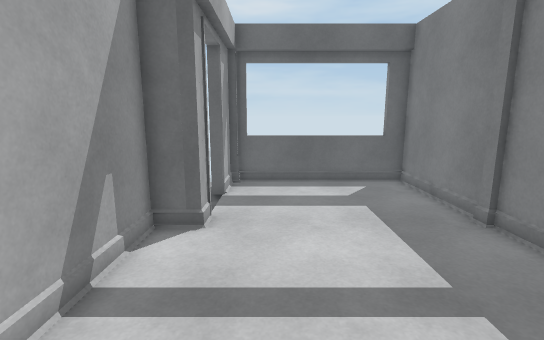
view 1 (above)

18 first-person views from a walk through a scene from a Unity 3-D project. The camera is 1.5 m above the floor, tilts 10° down and sees 85° across. The floor is counted in squares, 0.5 m on a side. Each view is taken from the middle of a square. On the plan, view 1 faces up. The plan holds only what a view shows up to about 20 squares ahead; the rest is blank. The place goes on beyond the plan. Some animated figures are not drawn.

view 2
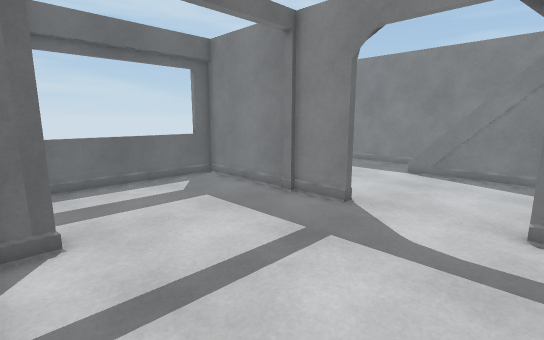

view 3
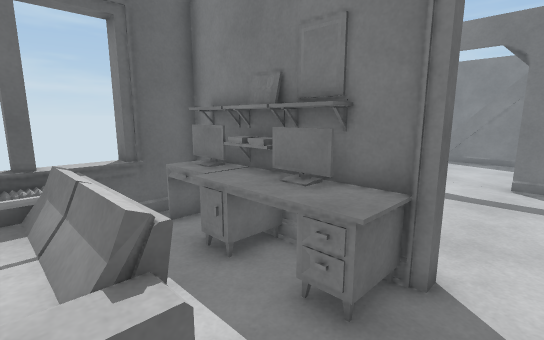

view 4
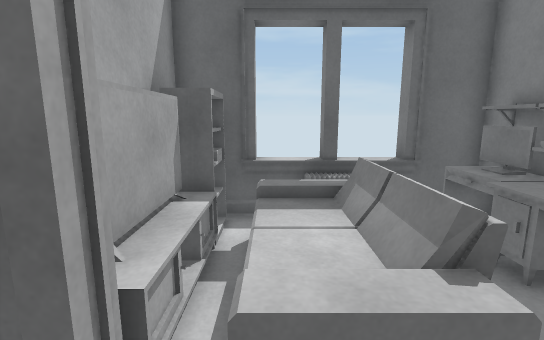

view 5
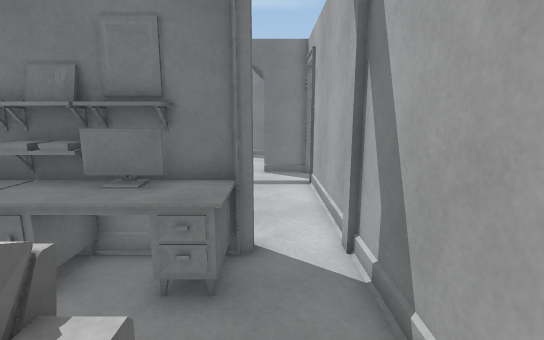

view 6
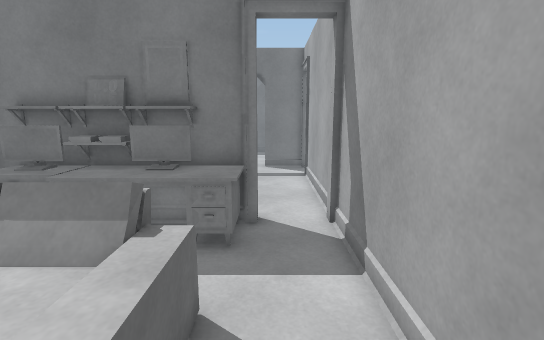

view 7
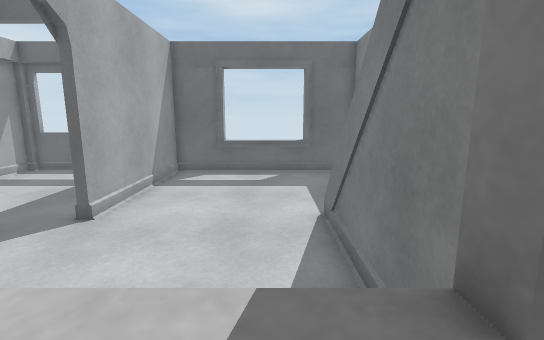

view 8
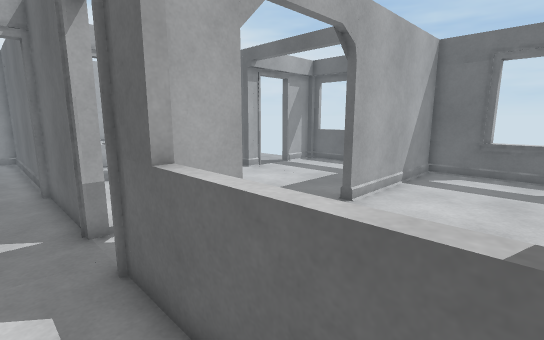

view 9
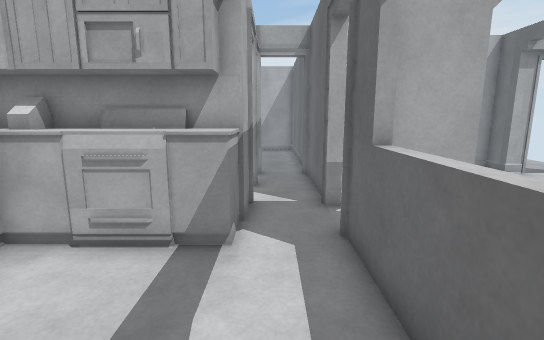

view 10
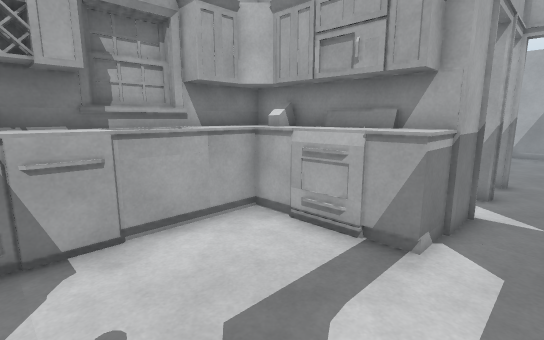

view 11
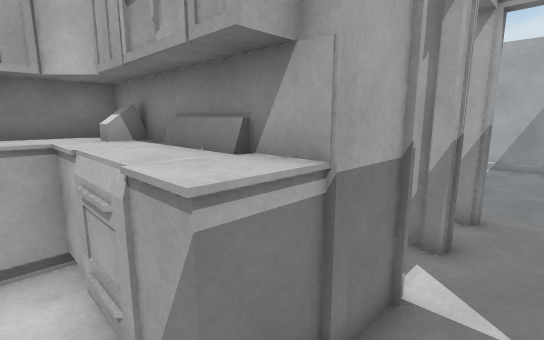

view 12
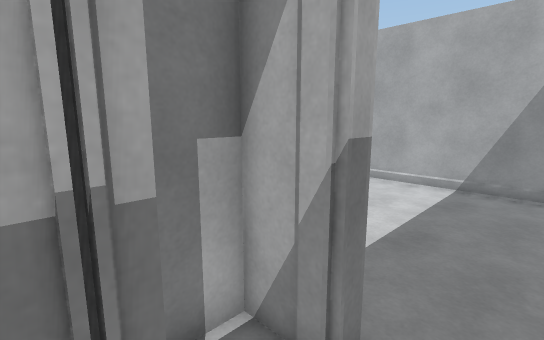

view 13
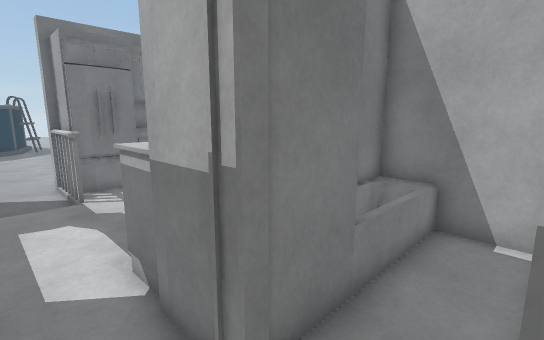

view 14
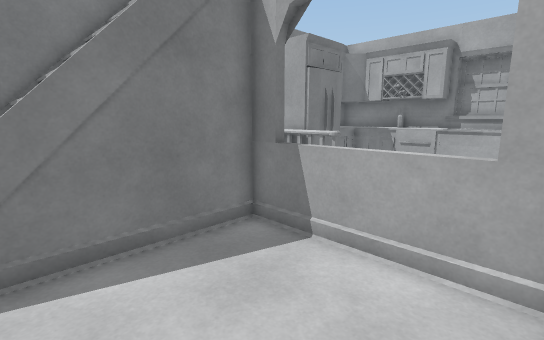

view 15
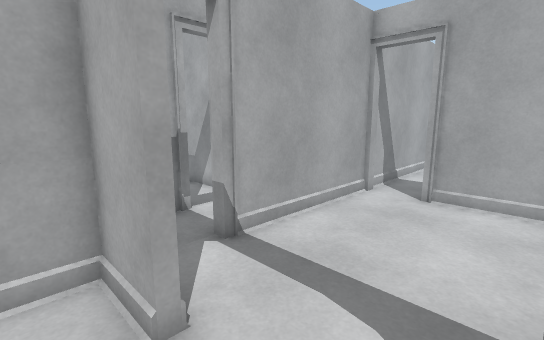

view 16
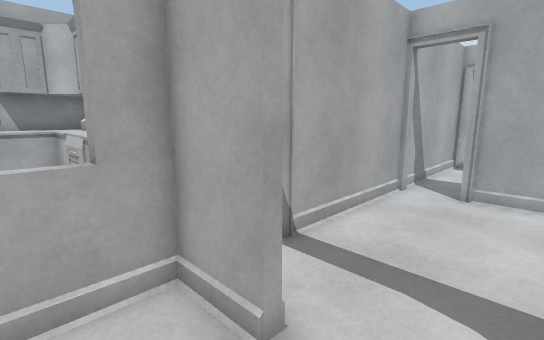

view 17
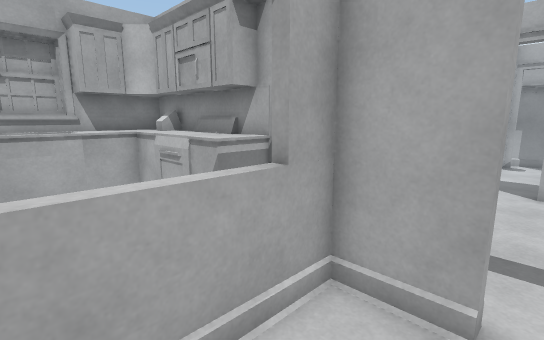

view 18
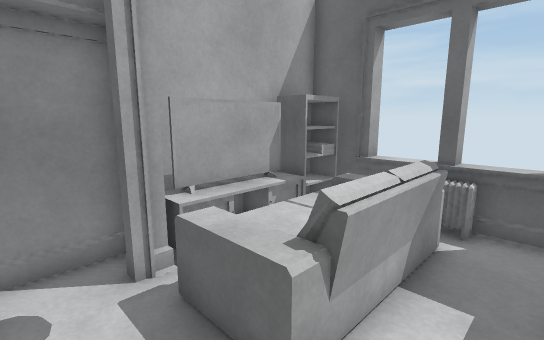

### Floor plan
Key: @ floor where view 1 was taken; # wall or solid block; . floor; = window, fence, low wall or low ledge; ^ raised ledge; O other object.
Columns run from 13 left of view 1 to 14 right of it. Each row starts with its distance up from view 1.
 14            ##======####^^^^#
 13            #.......##.  ..
 12            #.......##.......
 11            ........##.......
 10            ........##.......
  9   ####     ........##.......
  8  ##^^#^#####.......##.......
  7  ##.==..^##........##.......
  6  ##^^^..^##........##......O
  5 #^^^^=..^##................O
  4 #^^^^=..^##................O
  3 #^^^^=..^##................O
  2 ##^^^=..^##................#
  1 ##.^^^..^^#................#
  0 #............@.....##......#
 -1 ###................##......#
 -2  ################..###====##
 -3 # ..........................
 -4 #...........................
 -5 #..........#.##.###=^.....##
 -6 #......... ####.####^.....##
 -7 #.......      #.####^......#
 -8 #....         #..^##^......=
 -9 #..           #..^##^......
-10 #             #..^##^^^^^^^^
-11               ###^####^^####
-12                ###########

Where each view was taken, in squares from view 1:
view 1: 0 up, 0 right, facing up
view 2: 0 up, 3 left, facing up-right
view 3: 1 down, 9 left, facing up-right
view 4: 1 down, 10 left, facing up
view 5: 0 up, 10 left, facing right
view 6: 0 up, 12 left, facing right
view 7: 3 down, 12 right, facing up
view 8: 4 down, 12 right, facing up-left
view 9: 4 down, 13 right, facing left
view 10: 3 down, 13 right, facing down-left
view 11: 3 down, 8 right, facing down-left
view 12: 3 down, 1 right, facing down-left
view 13: 3 down, 1 right, facing down-right
view 14: 4 up, 7 right, facing down-right
view 15: 4 up, 8 right, facing down-left
view 16: 3 up, 9 right, facing down-left
view 17: 1 up, 11 right, facing down-left
view 18: 1 down, 6 left, facing up-left
